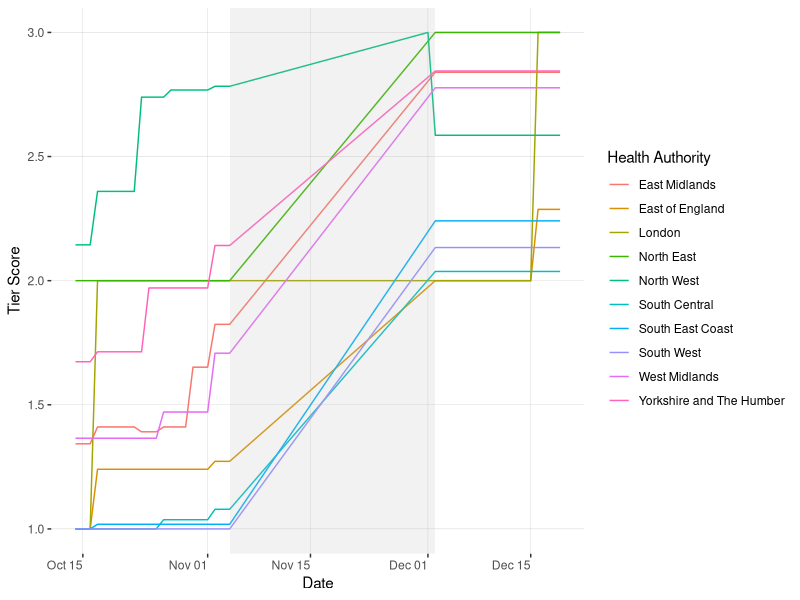
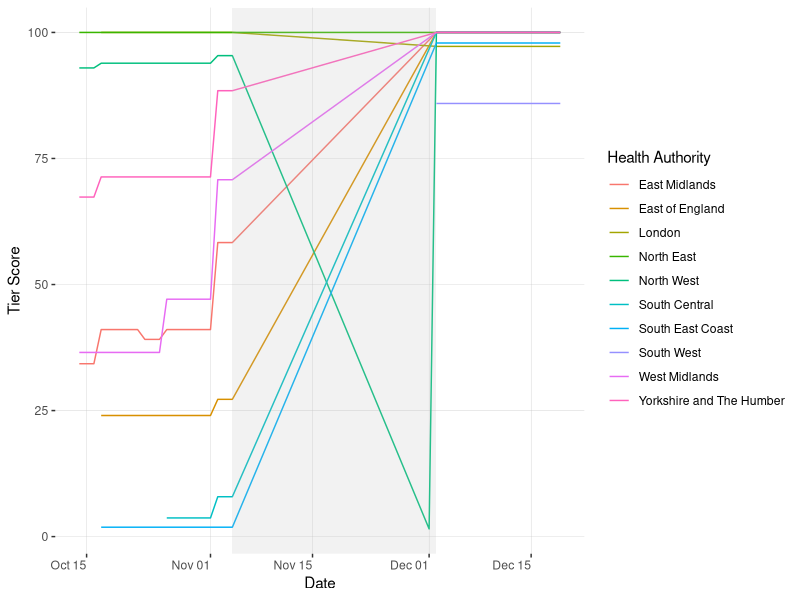

The R source for these figures, in order:
library(tidyverse)
library(ggplot2)

tiers <- read.csv("analysis_data/regional_restrictions/3_tier_restrictions.csv")
population_est <- read.csv("analysis_data/regional_restrictions/ONS_populaton_estimates_midyear2019.csv")

# join to get population estimates by ltla
tier_restrict = tiers %>% 
  right_join(population_est,by=c("ltla_code"="area_code"), keep=FALSE) %>%
  mutate(population = estimate_over_16_2019) %>%
  select(-region_code, -region_name, -area_name, -estimate_over_16_2019) %>%
  filter(tier != "lockdown") %>%
  mutate(tier = as.numeric(tier)) %>%
  mutate(date = as.Date(date, format="%d/%m/%Y")) %>%
  mutate(population = as.numeric(gsub(",","",population))) 

tier_scores <- tier_restrict %>%
  group_by(health_authority, date) %>%
  summarise(tier_score = weighted.mean(tier,population), .groups='keep')

# add lockdown dates to dataset to create a break
tier_scores_plot <- tier_scores
lockdown_dates <- seq.Date(as.Date("2020-11-5"), as.Date("2020-12-01"), by = "1 day")
for(region in unique(tier_scores_plot$health_authority)){
  lockdown_df <- data.frame (health_authority = region,
      date  = lockdown_dates,
      tier_score = rep(NA, length(lockdown_dates))
  )
  tier_scores <- rbind(tier_scores_plot, lockdown_df)
}

tier_scores <- tier_scores[complete.cases(tier_scores), ]

# plot tier scores over time to assess patterns
ggplot(tier_scores, aes(x=date, y=tier_score, group=health_authority, color=health_authority)) +
  geom_line()+
  theme(plot.background = element_rect(fill = "white", colour = "white"),
        panel.background = element_rect(fill = "white", colour = "white"),
        legend.background = element_rect(fill = "white", colour = "white"),
        panel.grid.major.x = element_line(size=.1, color="grey") ,
        panel.grid.major.y = element_line(size=.1, color="grey"),
        axis.text.x = element_text(hjust = 1),
        axis.text.y = element_text())+
  annotate("rect", # second lockdown
           fill = "grey", 
           alpha = 0.2, 
           xmin = as.Date("2020-11-04"), 
           xmax = as.Date("2020-12-02"),
           ymin=-Inf, 
           ymax=Inf) +
  labs(x = "Date", y = "Tier Score", color = "Health Authority")

# table of number of days with tier score 2 or above
tier_above_2 <- tier_scores %>%
  mutate(two_plus = ifelse(tier_score >= 2, 1, 0)) %>%
  group_by(health_authority) %>%
  summarise(sum_two_plus = sum(two_plus))
tier_above_2

# percentage of population in at least tier 2
total_pop_region <- tier_restrict %>%
  group_by(health_authority) %>%
  summarise(total_pop = sum(unique(population)), .groups = 'keep')

total_pop_region <- total_pop_region %>% 
  left_join(tier_restrict, by="health_authority") %>%
  mutate(pc_pop = (population/total_pop) * 100) %>%
  mutate(two_plus = ifelse(tier >= 2, 1, 0))

total_pop_region <- total_pop_region %>%
  group_by(health_authority, date, two_plus) %>%
  summarise(pc_two_plus = sum(unique(pc_pop)), .groups="keep") %>%
  filter(two_plus == 1)

ggplot(total_pop_region, aes(x=date, y=pc_two_plus, group=health_authority, color=health_authority)) +
  geom_line()+
  theme(plot.background = element_rect(fill = "white", colour = "white"),
        panel.background = element_rect(fill = "white", colour = "white"),
        legend.background = element_rect(fill = "white", colour = "white"),
        panel.grid.major.x = element_line(size=.1, color="grey") ,
        panel.grid.major.y = element_line(size=.1, color="grey"),
        axis.text.x = element_text(hjust = 1),
        axis.text.y = element_text())+
  annotate("rect", # second lockdown
           fill = "grey", 
           alpha = 0.2, 
           xmin = as.Date("2020-11-04"), 
           xmax = as.Date("2020-12-02"),
           ymin=-Inf, 
           ymax=Inf) +
  labs(x = "Date", y = "Tier Score", color = "Health Authority")
